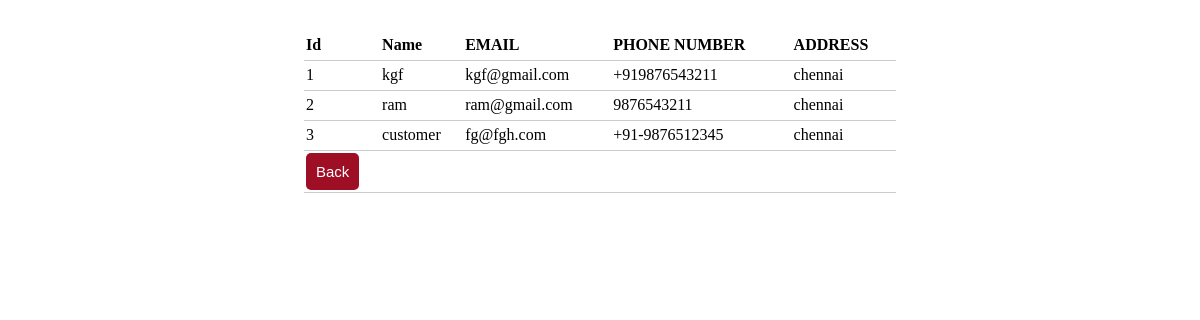
The app's page /read.php with its own data.
### tables this page shows
CREATE TABLE `user` (
  `id` int(11) NOT NULL,
  `name` varchar(255) NOT NULL,
  `email` varchar(100) NOT NULL,
  `phonenumber` varchar(34) NOT NULL,
  `address` varchar(100) NOT NULL
);

### read.php (the view, shortened to what this page needs)
<?php
    $con = mysqli_connect('localhost', 'root', 'root', 'task');
    ?>
<html>
	<head>
		<link rel="stylesheet" type="text/css" href="style.css">
	</head>
	<body>
		<table>
	<thead>
		<tr>
			<th>Id</th>
			<th>Name</th>
			<th>EMAIL</th>
            <th>PHONE NUMBER</th>
            <th>ADDRESS</th>
		</tr>
	</thead>
	<?php $results = mysqli_query($con, "SELECT * FROM user");
          while ($row = mysqli_fetch_array($results))
          { ?>
		<tr>
			<td><?php echo $row['id']; ?></td>
            <td><?php echo $row['name']; ?></td>
            <td><?php echo $row['email']; ?></td>
			<td><?php echo $row['phonenumber']; ?></td>
            <td><?php echo $row['address']; ?></td>
		</tr>
	<?php } ?>
	<tr>
			<td><a href="index.php"><button type="button" name="back" class="btn">Back</button></a></td>
		</tr>
</table>
	</body>
</html>

### style.css (style rules this page uses)
body { font-size: 19px; }
table { width: 50%; margin: 30px auto; border-collapse: collapse; text-align: left; }
tr { border-bottom: 1px solid #cbcbcb; }
th, td { border: none; height: 30px; padding: 2px; }
.btn { padding: 10px; font-size: 15px; color: white; background: #9e0e24; border: none; border-radius: 5px; }

### records on screen
user: id "1", name "kgf", email "kgf@gmail.com", phonenumber "+919876543211", address "chennai"
user: id "2", name "ram", email "ram@gmail.com", phonenumber "9876543211", address "chennai"
user: id "3", name "customer", email "fg@fgh.com", phonenumber "+91-9876512345", address "chennai"
